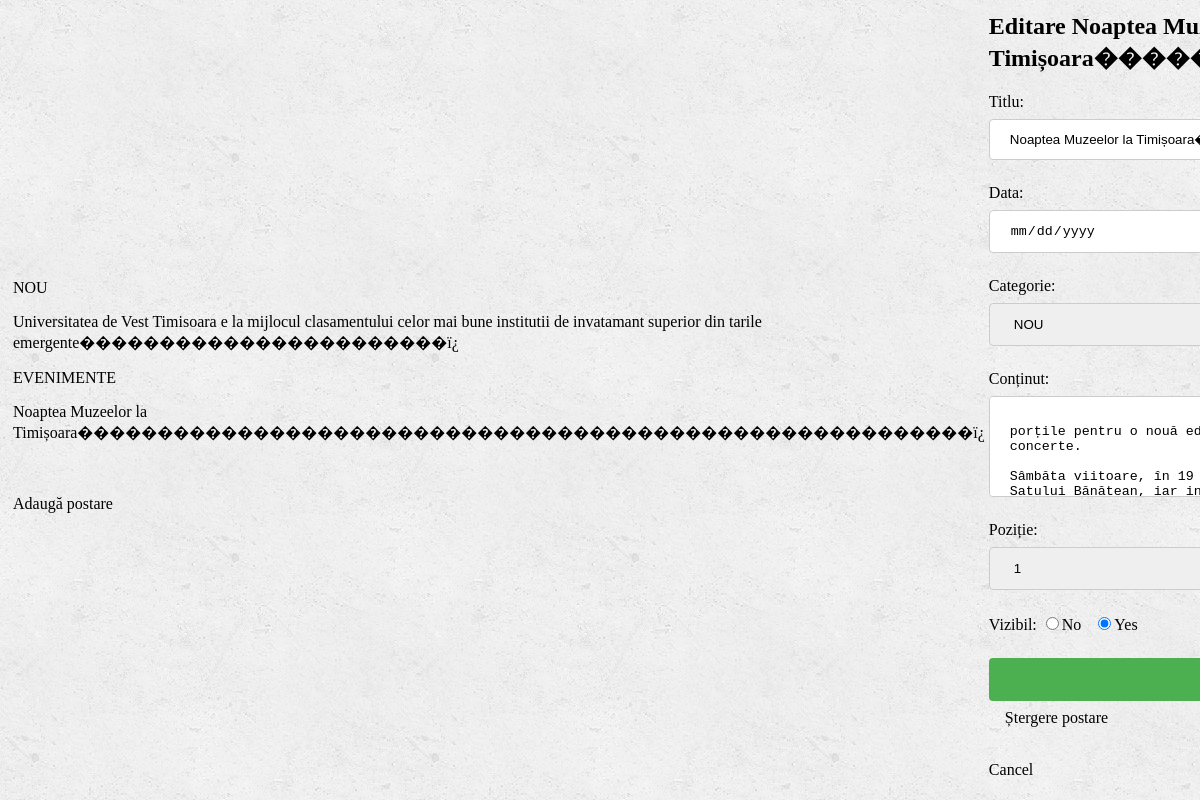
/edit_page.php?page=2 (signed in), run on an earlier commit of the app's database.
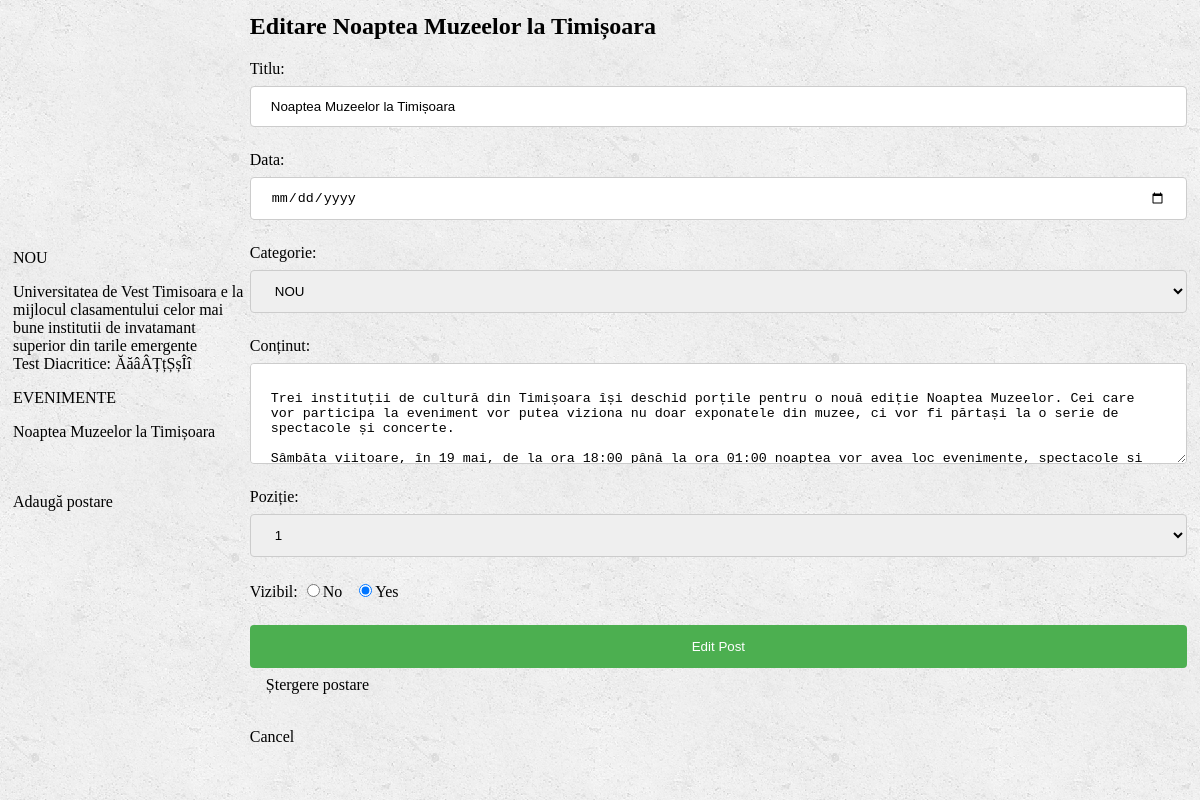
And on a later commit of the database.
### tables this page shows
CREATE TABLE `categories` (
  `id` int(3) NOT NULL,
  `menu` varbinary(200) NOT NULL,
  `position` int(3) NOT NULL,
  `visible` tinyint(1) NOT NULL
);

CREATE TABLE `posts` (
  `id` int(3) NOT NULL,
  `categories_id` int(3) NOT NULL,
  `menu` varbinary(200) NOT NULL,
  `date` date NOT NULL,
  `position` int(3) NOT NULL,
  `visible` int(1) NOT NULL,
  `content` varbinary(1000) NOT NULL
);

### includes/functions.php (called while the page is built, shortened)
<?php
	function get_info_from_table($table){
		global $connection;
		$query = "SELECT *";
		$query .= " FROM {$table}";
		$query .=" ORDER BY position ASC";
		$result_set = mysqli_query($connection, $query);
		return $result_set;
	}
		function get_posts_by_id($posts_id){
			global $connection;
			$query="SELECT * ";
			$query.="FROM posts ";
			$query.="WHERE id=" . $posts_id;
			$query.=" LIMIT 1";
			mysqli_select_db($connection,"posts");
			$result_set = mysqli_query($connection,$query);
			if ($page = mysqli_fetch_assoc($result_set)){
			return $page;
	} else {
		return NULL;
	}
		}
	function find_selected_post(){
		if(isset($_GET['info'])) {
		$sel_table1 = get_category_by_id($_GET['info']);
		$sel_t2=0;
		$table2=NULL;
	} elseif (isset($_GET['page'])) {
		$table2 = get_posts_by_id($_GET['page']);
		$table1=0;
	} else {
		$table1 = 0;
		$sel_table1=NULL;
		$table2 = 0;
	}
}
?>

### edit_page.php (the view, shortened to what this page needs)
<?php require_once("includes/connect.php") ?>
<?php require_once("includes/functions.php"); ?>
<?php 	find_selected_post();	?>
<?php include("includes/simple_header.php"); ?>
<div id="content">
	<table id="table">
		<tr>
			<td id="nav">
			<dl class="info">
			<?php
				$query= "SELECT * FROM categories ORDER BY position ASC";
				$categories_set=$connection->query($query);
				while ($categories=$categories_set->fetch_array()){
					echo "<dt";
					global $table1;
					if ($categories["id"] == $table1['id']){
					echo " class=\"selected\"";
					}
					echo "><a href=\"edit_info.php?info=" . urlencode($categories["id"]) .
					"\">{$categories["menu"]}</a></dt>";
				$query="SELECT * FROM posts WHERE categories_id = {$categories["id"]} ORDER BY position ASC";
				$posts_set=$connection->query($query);
				echo "<dl class=\"pages\">";
				while ($posts= $posts_set->fetch_array()){
					echo "<dt";
					if ($posts["id"]==$table2['id']){
						echo " class=\"selected\"";
					}
					echo"><a href=\"edit_page.php?page=" . urlencode($posts["id"]) .
					"\">{$posts["menu"]}</a></dt>";
				}
				echo "</dl>";
				}
			?>
			</dl>
			<br><br>
			<div id="new">
			<a href="new_info.php">Adaugă postare</a>
			</div>
			</td>
			<td id="main">
				<h2> Editare <?php echo $table2['menu']; ?></h2>
				<form action="edit_page.php?page=<?php echo urlencode($table2['id']); ?>" method="post">
				<p> Titlu:
					<input type="text" name="menu" value="<?php echo $table2['menu']; ?>" id="menu" />
				</p>
				<p> Data:
				<input type="date" name="date" value="$table2['date']" />
				</p>
				<p> Categorie:
				<select name="category" value="$table2['category']">
				<?php
					$result=get_info_from_table('categories');
					while ($row = mysqli_fetch_assoc($result)){
						echo "<option value=\"{$row['id']}\">{$row['menu']}</option>";
					}
				?>
				</select>
				</p>
				<p> Conținut:
				<textarea name="content" rows="5" cols="30">
					<?php
						echo $table2['content'];
					?></textarea>
				</p>
				<p> Poziție:
					<select name="position" value="$table2['position']">
					<?php
					$posts_set=get_info_from_table('posts');
					$posts_count=mysqli_num_rows($posts_set);
					for($count=1; $count <=$posts_count+1; $count++){
						echo "	<option value=\"{$count}\">{$count}</option>";
					}
					?>
					</select>
				</p>
				<p>Vizibil:
					<input type="radio" name="visible" value="0"
					<?php
						if ($table2['visible']==0){
						 echo "checked";}
					?>
						/>No
					&nbsp;
					<input type="radio" name="visible" value="1"
										<input type="radio" name="visible" value="1"
					<?php
						if ($table2['visible']==1){
						echo "checked";}
					?>
					/>Yes
				</p>
				<input type="submit" name="submit" value="Edit Post" />
				<a href="delete_post.php?info=<?php
				echo urlencode($table2['id']);
				?>"onClick="return confirm('Ești sigur că vrei să ștergi?');">
				 Ștergere postare</a>
				</form>
				<br>
				<a href="content.php?page=<?php echo $table2['id'];?>">Cancel</a>
			</td>
		</tr>
	</table>
</div>

What changed in the data, as far as the page shows it:
changed posts: menu "Universitatea de Vest Timisoara e la mijlocul clasamentului celor mai bune institutii de invatamant superior din tarile emergente�����������������������ï¿" → "Universitatea de Vest Timisoara e la mijlocul clasamentului celor mai bune institutii de invatamant superior din tarile emergente"
added posts: menu "Test Diacritice: ĂăâÂȚțȘșÎî", shown under categories "NOU"
changed posts: menu "Noaptea Muzeelor la Timișoara��������������������������������������������������������ï¿" → "Noaptea Muzeelor la Timișoara"; menu "Noaptea…" → "Noaptea Muzeelor la Timișoara"
